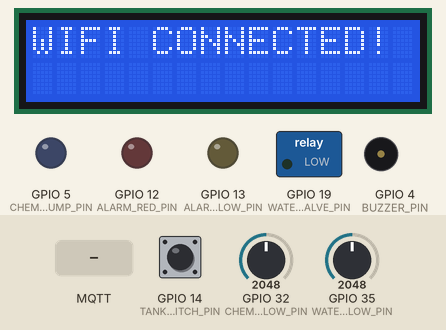
The program below on a simulated ESP32. Parts: 16×2 character LCD, switched loads named in the program (green lamp = pin HIGH), output pins drawn as LEDs (lit = HIGH), buzzer (waves = sounding, pin HIGH). Dashed ring = blinking. Inputs (shaded band) come from the test bench; at power-on: GPIO 32 (CHEM_FLOW_PIN) = 2048, GPIO 14 (TANK_SWITCH_PIN) LOW, GPIO 35 (WATER_FLOW_PIN) = 2048. WiFi joins after 1.5 s; servers stay silent unless stated; no MQTT or app messages arrive unless stated; what the program prints to the serial monitor is not drawn.

Above: at 1.6 s.
At 4.3 s:
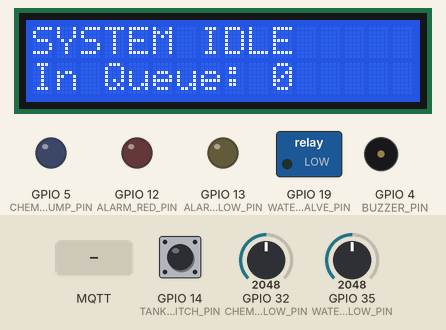
4.4 s: MQTT message "REFILL_TANK1" arrives on the first subscribed topic
At 5.9 s:
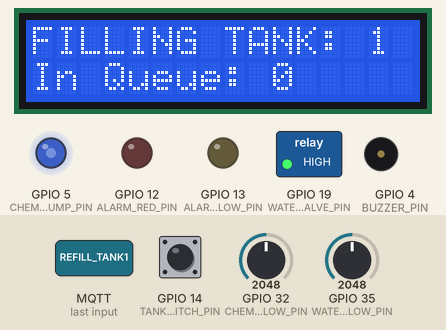
6.5 s: GPIO 32 (CHEM_FLOW_PIN) set to 109
8.2 s: GPIO 32 (CHEM_FLOW_PIN) set to 94
At 8.7 s:
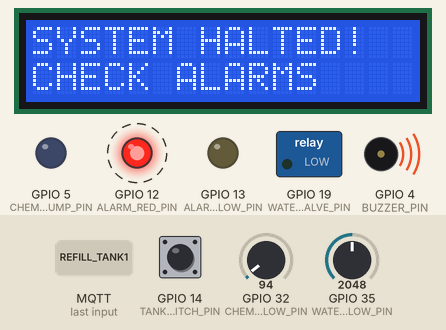
Timing chart, 0 to 15.2 s (numbered marks = the images above; inputs shaded):
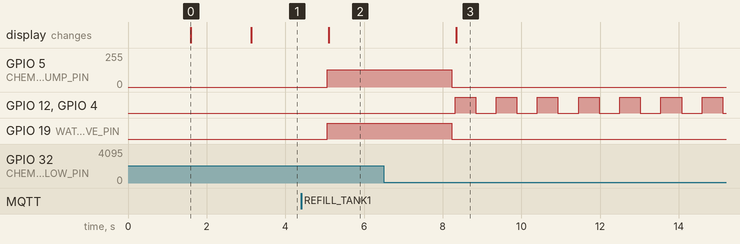

The program:

main.cpp
```cpp
#include <Arduino.h>
#include <Wire.h>
#include <LiquidCrystal_I2C.h>
#include <WiFi.h>
#include <PubSubClient.h>

// ==========================================
// 1. PIN DEFINITIONS (Main Plant Only)
// ==========================================
#define RADAR_PIN 34
#define WATER_FLOW_PIN 35
#define WATER_VALVE_PIN 19
#define TANK_SWITCH_PIN 14
#define CHEM_FLOW_PIN 32
#define CHEM_PUMP_PIN 5
#define ALARM_RED_PIN 12
#define ALARM_YELLOW_PIN 13
#define BUZZER_PIN 4

LiquidCrystal_I2C lcd(0x27, 16, 2);

// ==========================================
// 2. IOT & NETWORK SETTINGS
// ==========================================
const char *ssid = "Wokwi-GUEST";
const char *password = "";
const char *mqtt_server = "broker.hivemq.com";

const char *TOPIC_STATUS = "hospital/dosing/sakindu/status";
const char *TOPIC_ALARMS = "hospital/dosing/sakindu/alarms";
const char *TOPIC_COMMAND = "hospital/dosing/sakindu/command";

WiFiClient espClient;
PubSubClient client(espClient);

// ==========================================
// 3. STATE VARIABLES & QUEUE
// ==========================================
int refillQueue[10]; // Expanded array to handle up to 10 hospital tanks
int queueCount = 0;
bool isFilling = false;
int activeTank = 0;
unsigned long fillStartTime = 0;
const unsigned long FILL_DURATION = 15000;

bool systemHalted = false;
String errorMessage = "";
unsigned long lastAlarmToggle = 0;
bool alarmState = false;
unsigned long lastMqttReconnect = 0;

void addToQueue(int tankID)
{
  if (activeTank == tankID)
    return;
  for (int i = 0; i < queueCount; i++)
    if (refillQueue[i] == tankID)
      return;
  if (queueCount < 10)
    refillQueue[queueCount++] = tankID;
}

int popFromQueue()
{
  if (queueCount == 0)
    return 0;
  int nextTank = refillQueue[0];
  for (int i = 0; i < queueCount - 1; i++)
    refillQueue[i] = refillQueue[i + 1];
  queueCount--;
  return nextTank;
}

// ==========================================
// 4. MQTT CALLBACK (Listening to Nodes)
// ==========================================
void mqttCallback(char *topic, byte *payload, unsigned int length)
{
  String message = "";
  for (int i = 0; i < length; i++)
    message += (char)payload[i];

  Serial.print("Network Request: ");
  Serial.println(message);

  // Parse incoming requests from the single remote dispenser node
  if (message == "REFILL_TANK1")
    addToQueue(1);
}

// ==========================================
// 5. FAIL-SAFE ALGORITHMS
// ==========================================
void triggerCriticalAlarm(String msg)
{
  systemHalted = true;
  errorMessage = msg;

  digitalWrite(WATER_VALVE_PIN, LOW);
  analogWrite(CHEM_PUMP_PIN, 0);

  client.publish(TOPIC_ALARMS, msg.c_str());
}

void checkFailSafes(unsigned long currentMillis)
{
  if (systemHalted)
    return;

  // Yellow Warning
  if (digitalRead(TANK_SWITCH_PIN) == HIGH)
  {
    digitalWrite(ALARM_YELLOW_PIN, HIGH);
  }
  else
  {
    digitalWrite(ALARM_YELLOW_PIN, LOW);
  }

  // Red Critical Checking
  if (isFilling && (currentMillis - fillStartTime > 2000))
  {
    int waterFlow = analogRead(WATER_FLOW_PIN);
    int chemFlow = analogRead(CHEM_FLOW_PIN);

    if (waterFlow < 100)
      triggerCriticalAlarm("CRITICAL: WATER BLOCKAGE");
    else if (chemFlow < 100)
      triggerCriticalAlarm("CRITICAL: PUMP/LINE FAIL");
  }
}

// ==========================================
// 6. SETUP
// ==========================================
void setup()
{
  Serial.begin(115200);

  pinMode(RADAR_PIN, INPUT);
  pinMode(WATER_FLOW_PIN, INPUT);
  pinMode(CHEM_FLOW_PIN, INPUT);
  pinMode(TANK_SWITCH_PIN, INPUT_PULLUP);

  pinMode(WATER_VALVE_PIN, OUTPUT);
  pinMode(CHEM_PUMP_PIN, OUTPUT);
  pinMode(ALARM_RED_PIN, OUTPUT);
  pinMode(ALARM_YELLOW_PIN, OUTPUT);
  pinMode(BUZZER_PIN, OUTPUT);

  digitalWrite(WATER_VALVE_PIN, LOW);
  analogWrite(CHEM_PUMP_PIN, 0);

  lcd.init();
  lcd.backlight();
  lcd.setCursor(0, 0);
  lcd.print("CONNECTING WIFI.");

  WiFi.begin(ssid, password);
  while (WiFi.status() != WL_CONNECTED)
  {
    delay(500);
    Serial.print(".");
  }

  lcd.clear();
  lcd.print("WIFI CONNECTED!");

  client.setServer(mqtt_server, 1883);
  client.setCallback(mqttCallback);

  delay(1500);
  lcd.clear();
}

// ==========================================
// 7. MAIN LOOP
// ==========================================
void loop()
{
  unsigned long currentMillis = millis();

  // Keep Network Alive
  if (!client.connected() && (currentMillis - lastMqttReconnect > 5000))
  {
    Serial.println("Connecting to MQTT...");
    if (client.connect("HospitalCentralNode_Sakindu"))
    {
      client.subscribe(TOPIC_COMMAND);
      client.publish(TOPIC_STATUS, "Central Controller Online");
    }
    lastMqttReconnect = currentMillis;
  }
  client.loop();

  // --- CRITICAL FAULT LOOP ---
  if (systemHalted)
  {
    if (currentMillis - lastAlarmToggle > 500)
    {
      alarmState = !alarmState;
      digitalWrite(ALARM_RED_PIN, alarmState);
      digitalWrite(BUZZER_PIN, alarmState);
      lastAlarmToggle = currentMillis;
    }
    lcd.setCursor(0, 0);
    lcd.print("SYSTEM HALTED!  ");
    lcd.setCursor(0, 1);
    lcd.print("CHECK ALARMS    ");
    return;
  }

  // --- NORMAL OPERATION ---
  checkFailSafes(currentMillis);

  // Check if we need to start dispensing
  if (!isFilling && queueCount > 0)
  {
    activeTank = popFromQueue();
    isFilling = true;
    fillStartTime = currentMillis;

    // Start physical plant hardware
    digitalWrite(WATER_VALVE_PIN, HIGH);
    analogWrite(CHEM_PUMP_PIN, 128);

    // Broadcast the command over Wi-Fi so the specific tank node opens its valve
    String msg = "FILLING TANK: " + String(activeTank);
    client.publish(TOPIC_STATUS, msg.c_str());
  }

  // Check if dispense cycle is complete
  if (isFilling)
  {
    if (currentMillis - fillStartTime >= FILL_DURATION)
    {
      // Shutdown physical plant hardware
      digitalWrite(WATER_VALVE_PIN, LOW);
      analogWrite(CHEM_PUMP_PIN, 0);

      isFilling = false;
      activeTank = 0;

      client.publish(TOPIC_STATUS, "SYSTEM IDLE");
    }
  }

  // Update Display
  lcd.setCursor(0, 0);
  if (isFilling)
  {
    lcd.print("FILLING TANK: ");
    lcd.print(activeTank);
  }
  else
  {
    lcd.print("SYSTEM IDLE     ");
  }

  lcd.setCursor(0, 1);
  lcd.print("In Queue: ");
  lcd.print(queueCount);
  lcd.print("    ");

  delay(50);
}
```

Measured:
- the behaviour switches between 100 and 99 on GPIO 32 (CHEM_FLOW_PIN) (found by bisection; images 2 and 3)
- after the input at 4.4 s, GPIO 5 (CHEM_PUMP_PIN): 0/255 → 128/255 after 0.67 s; GPIO 19 (WATER_VALVE_PIN): LOW → HIGH after 0.67 s; the display: changes after 0.70 s (image 2)
- after the input at 6.5 s, every drawn part: stays the same
- after the input at 8.2 s, GPIO 5 (CHEM_PUMP_PIN): 128/255 → 0/255 at once; GPIO 12 (ALARM_RED_PIN), GPIO 4 (BUZZER_PIN): alternates HIGH for 0.52 s and LOW for 0.52 s, starting after 0.11 s; GPIO 19 (WATER_VALVE_PIN): HIGH → LOW at once; the display: changes after 0.14 s (image 3)
- what the display in image 0 shows lasts 1.5 s, from 1.6 s to 3.1 s
